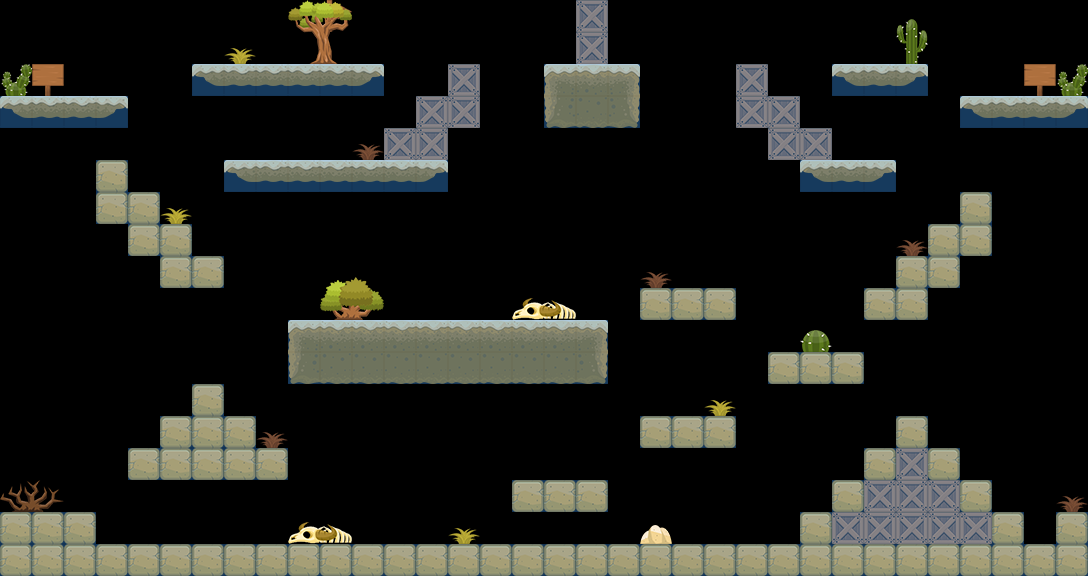

A level layout from a 2D game, rendered from its tile map. Below: a short description, then the map file with tile-grid data replaced by summaries:
An orthogonal 34x18 tile map with 32x32 px tiles, 2 tile layers (Ground, Collision).

<map version="1.0" orientation="orthogonal" renderorder="right-down" width="34" height="18" tilewidth="32" tileheight="32" nextobjectid="1">
 <tileset firstgid="1" name="desert_spritesheet2" tilewidth="32" tileheight="32">
  <image source="resources/desert_spritesheet2.png" width="160" height="256" />
 </tileset>
 <layer name="Ground" width="34" height="18">
  <data>[612 cells, 185 non-empty, 31 distinct tile ids]</data>
 </layer>
 <layer name="Collision" width="34" height="18" opacity="0.37">
  <data>[612 cells, 154 non-empty, 1 distinct tile ids]</data>
 </layer>
</map>